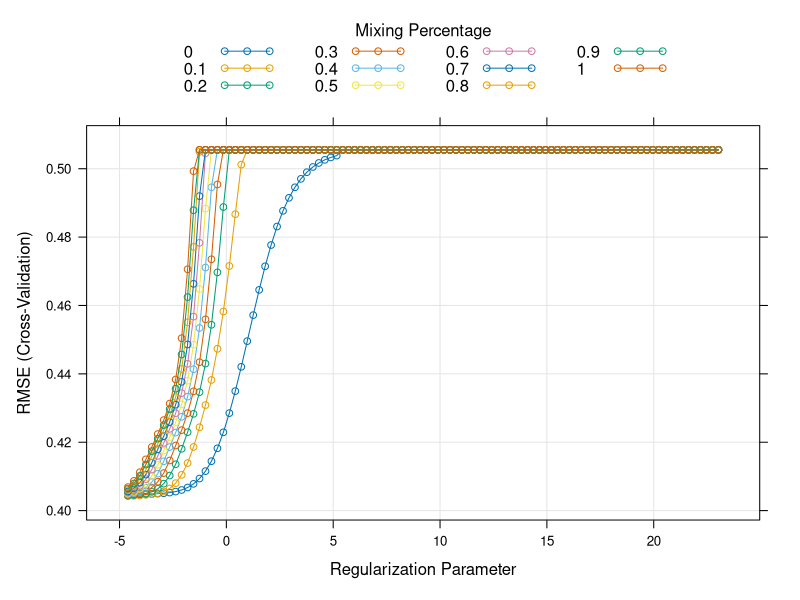
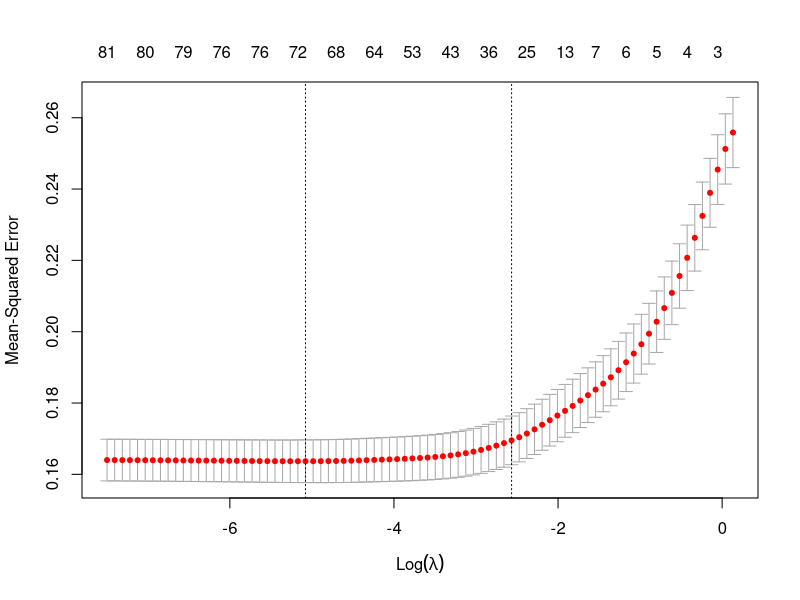

The R script that drew these images, in order: (Note: this script raises an error after producing the figures.)
library(tidyverse)
library(skimr)
library(caret)     
library(glmnet) 
library(gridExtra)

## Based on Lab 11

set.seed(80107)

cleaned_data = read.csv("cleaned_data.csv")

#remove student_id
cleaned_data <- cleaned_data[,-1]

dim(cleaned_data)

# Create a data partition such that 80% of the data is used for training and 
# 20% for testing

trainIndex <- createDataPartition(cleaned_data$bully,
                                  p = .8, # the share of data in the training set
                                  list = FALSE # puts our output in matrix form
)

cleaned_data <- cleaned_data %>% 
  mutate(temp_id = 1:nrow(cleaned_data))

# Use those indices to split the data into training and test sets
train <- cleaned_data %>% 
  filter(temp_id %in% trainIndex) %>% 
  select(-temp_id)

# Assign everything else to the test dataset 
test <- cleaned_data %>% 
  filter(!(temp_id %in% trainIndex)) %>% 
  select(-temp_id)

# Check how many rows are in each set
nrow(train)
nrow(test)

# Convert predictors into a model matrix for glmnet
# model.matrix() automatically creates dummy variables for categorical predictors
# math ~ . means: predict math using all other variables in the dataset
# [,-1] removes the intercept column because glmnet handles the intercept internally
x_train_unscaled <- model.matrix(bully ~ ., train)[, -1]
y_train <- train$bully

x_test_unscaled <- model.matrix(bully ~ ., test)[, -1]
y_test <- test$bully

# Standardize the predictors in the training set
# After scaling, each predictor is centered around 0 and has a standard deviation of about 1
# This matters because regularization penalizes coefficient size
# If predictors are on very different scales, the penalty will affect them unevenly
x_train <- scale(x_train_unscaled)

# Standardize the test set using the SAME means and standard deviations from the training set
# attr(x_train, "scaled:center") stores the column means from the training data
# attr(x_train, "scaled:scale") stores the column standard deviations from the training data
# We reuse those values so the test set is transformed in the same way as the training set
x_test <- scale(
  x_test_unscaled,
  center = attr(x_train, "scaled:center"),
  scale = attr(x_train, "scaled:scale")
)

###### now we'll test ridge, lasso, and elastic net all in one

train_control <- trainControl(
  method = "cv",
  number = 10,
  verboseIter = FALSE 
)

# Define a set of alpha values to try. We'll include 0 and 1 to test ridge and
# lasso along with the other values for elastic net

alpha_grid <- seq(0, 1, by = 0.1) 
lambda_grid <- 10 ^ seq(10, -2, length = 100)

set.seed(80107)

rle_model <- train(
  x = x_train,
  y = y_train,
  method = "glmnet",
  trControl = train_control,
  tuneGrid = expand.grid(alpha = alpha_grid, lambda = lambda_grid),
  metric = "RMSE"
)


# Plot RMSE across tuning values
plot(rle_model, xTrans = log)

# View the best alpha
best_alpha <- rle_model$bestTune$alpha
best_alpha

# View what caret says is the best lambda (lowest RMSE)
best_lambda_caret <- rle_model$bestTune$lambda
best_lambda_caret

# ChatGPT helped me understand that caret and glmnet packages have different
# ways of finding the best lambda. Let's look at the glmnet version
cv.out <- cv.glmnet(x_train, y_train, alpha=best_alpha)
plot(cv.out)

cv.out

# lambda min has 69 nonzero coefs and lambda 1se has 29 nonzero coefs
# lambda min of 0.01 matches caret, but lambda 1se of 0.08 is different

# let's store this best lambda (1se) as well
best_lambda_glmnet <- cv.out$lambda.1se
log(best_lambda_glmnet)

# Extract coefficients at the best lambda
coefs <- coef(rle_model$finalModel, alpha = best_alpha, s = best_lambda)

coefs <- coefs[which(coefs != 0),]

coefs_df <- data.frame(
  Variable = rownames(as.matrix(coefs)),
  Coefficient = as.numeric(coefs)
)

# Inspect largest coefficients
coefs_df %>%
  arrange(desc(abs(Coefficient))) %>% 
  head(10)

# Now lets run our best model on the testing data
# First let's try the caret version (best lambda minimizes RMSE)
rle.pred.caret = predict(rle_model, newdata=x_test)

# How variable are our predictions?
summary( rle.pred.caret )
sd( rle.pred.caret )

# The RMSE
sqrt( mean((rle.pred-y_test)^2) )

# Now let's repeat with the glmnet version using lambda 1se
rle.pred.glmnet = predict(rle_model$finalModel, 
                          s = best_lambda_glmnet, newx=x_test)

# How variable are our predictions?
summary( rle.pred.glmnet )
sd( rle.pred.glmnet )

# The RMSE
sqrt( mean((rle.pred.glmnet-y_test)^2) )

# both of these RMSEs are quite low

# Let's look at a plot

#put both sets of predictions into the test df
test_plot <- test %>% 
  mutate(y_pred_caret = rle.pred.caret, y_pred_glmnet = rle.pred.glmnet)

test_plot <- test_plot %>% 
  pivot_longer(cols = c(y_pred_glmnet,y_pred_caret, bully), names_to = "model", 
               values_to = "y")

test_plot %>% 
  ggplot(aes(age,y, col = model))+
  geom_point()+
  geom_jitter()

test_plot %>% 
  ggplot(aes(model,y)) +
  geom_boxplot()
